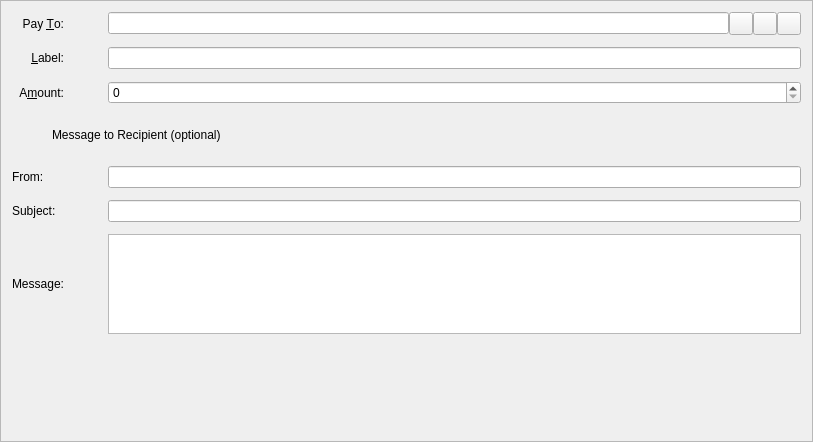
<?xml version="1.0" encoding="UTF-8"?>
<ui version="4.0">
 <class>SendCoinsEntry</class>
 <widget class="QFrame" name="SendCoinsEntry">
  <property name="geometry">
   <rect>
    <x>0</x>
    <y>0</y>
    <width>813</width>
    <height>442</height>
   </rect>
  </property>
  <property name="windowTitle">
   <string>Form</string>
  </property>
  <property name="styleSheet">
   <string notr="true"/>
  </property>
  <property name="frameShape">
   <enum>QFrame::StyledPanel</enum>
  </property>
  <property name="frameShadow">
   <enum>QFrame::Sunken</enum>
  </property>
  <layout class="QGridLayout" name="gridLayout">
   <property name="spacing">
    <number>12</number>
   </property>
   <item row="3" column="0">
    <widget class="QLabel" name="label_2">
     <property name="text">
      <string>Pay &amp;To:</string>
     </property>
     <property name="alignment">
      <set>Qt::AlignRight|Qt::AlignTrailing|Qt::AlignVCenter</set>
     </property>
     <property name="buddy">
      <cstring>payTo</cstring>
     </property>
    </widget>
   </item>
   <item row="8" column="1">
    <widget class="QPushButton" name="btnSubject">
     <property name="maximumSize">
      <size>
       <width>20</width>
       <height>20</height>
      </size>
     </property>
     <property name="toolTip">
      <string notr="true"/>
     </property>
     <property name="statusTip">
      <string notr="true"/>
     </property>
     <property name="whatsThis">
      <string notr="true"/>
     </property>
     <property name="accessibleName">
      <string notr="true"/>
     </property>
     <property name="accessibleDescription">
      <string notr="true"/>
     </property>
     <property name="styleSheet">
      <string notr="true">border: none;</string>
     </property>
     <property name="icon">
      <iconset>
       <normaloff>:/icons/add+</normaloff>:/icons/add+</iconset>
     </property>
     <property name="shortcut">
      <string notr="true"/>
     </property>
    </widget>
   </item>
   <item row="5" column="0">
    <widget class="QLabel" name="label">
     <property name="text">
      <string>A&amp;mount:</string>
     </property>
     <property name="alignment">
      <set>Qt::AlignRight|Qt::AlignTrailing|Qt::AlignVCenter</set>
     </property>
     <property name="buddy">
      <cstring>payAmount</cstring>
     </property>
    </widget>
   </item>
   <item row="7" column="2">
    <widget class="QLineEdit" name="txtFrom"/>
   </item>
   <item row="3" column="2">
    <layout class="QHBoxLayout" name="payToLayout">
     <property name="spacing">
      <number>0</number>
     </property>
     <item>
      <widget class="QValidatedLineEdit" name="payTo">
       <property name="toolTip">
        <string>The address to send the payment to (e.g. HFu9f1KwW9vJDyygEACYvJRUNEN2SD9am5)</string>
       </property>
       <property name="maxLength">
        <number>34</number>
       </property>
      </widget>
     </item>
     <item>
      <widget class="QToolButton" name="addressBookButton">
       <property name="toolTip">
        <string>Choose address from address book</string>
       </property>
       <property name="text">
        <string/>
       </property>
       <property name="icon">
        <iconset resource="../bitcoin.qrc">
         <normaloff>:/icons/address-book</normaloff>:/icons/address-book</iconset>
       </property>
       <property name="shortcut">
        <string>Alt+A</string>
       </property>
      </widget>
     </item>
     <item>
      <widget class="QToolButton" name="pasteButton">
       <property name="toolTip">
        <string>Paste address from clipboard</string>
       </property>
       <property name="text">
        <string/>
       </property>
       <property name="icon">
        <iconset resource="../bitcoin.qrc">
         <normaloff>:/icons/editpaste</normaloff>:/icons/editpaste</iconset>
       </property>
       <property name="shortcut">
        <string>Alt+P</string>
       </property>
      </widget>
     </item>
     <item>
      <widget class="QToolButton" name="deleteButton">
       <property name="toolTip">
        <string>Remove this recipient</string>
       </property>
       <property name="text">
        <string/>
       </property>
       <property name="icon">
        <iconset resource="../bitcoin.qrc">
         <normaloff>:/icons/remove</normaloff>:/icons/remove</iconset>
       </property>
      </widget>
     </item>
    </layout>
   </item>
   <item row="4" column="2">
    <layout class="QHBoxLayout" name="horizontalLayout_2">
     <property name="spacing">
      <number>0</number>
     </property>
     <item>
      <widget class="QValidatedLineEdit" name="addAsLabel">
       <property name="enabled">
        <bool>true</bool>
       </property>
       <property name="toolTip">
        <string>Enter a label for this address to add it to your address book</string>
       </property>
      </widget>
     </item>
    </layout>
   </item>
   <item row="5" column="2">
    <layout class="QHBoxLayout" name="horizontalLayout_3" stretch="0">
     <property name="spacing">
      <number>0</number>
     </property>
     <property name="leftMargin">
      <number>0</number>
     </property>
     <item>
      <widget class="BitcoinAmountField" name="payAmount"/>
     </item>
    </layout>
   </item>
   <item row="4" column="0">
    <widget class="QLabel" name="label_4">
     <property name="text">
      <string>&amp;Label:</string>
     </property>
     <property name="alignment">
      <set>Qt::AlignRight|Qt::AlignTrailing|Qt::AlignVCenter</set>
     </property>
     <property name="buddy">
      <cstring>addAsLabel</cstring>
     </property>
    </widget>
   </item>
   <item row="10" column="2">
    <widget class="QLabel" name="lblCharRemain">
     <property name="text">
      <string/>
     </property>
    </widget>
   </item>
   <item row="7" column="1">
    <widget class="QPushButton" name="btnFrom">
     <property name="maximumSize">
      <size>
       <width>20</width>
       <height>20</height>
      </size>
     </property>
     <property name="toolTip">
      <string notr="true"/>
     </property>
     <property name="statusTip">
      <string notr="true"/>
     </property>
     <property name="whatsThis">
      <string notr="true"/>
     </property>
     <property name="accessibleName">
      <string notr="true"/>
     </property>
     <property name="accessibleDescription">
      <string notr="true"/>
     </property>
     <property name="styleSheet">
      <string notr="true">border: none;</string>
     </property>
     <property name="icon">
      <iconset>
       <normaloff>:/icons/add+</normaloff>:/icons/add+</iconset>
     </property>
     <property name="shortcut">
      <string notr="true"/>
     </property>
    </widget>
   </item>
   <item row="9" column="2">
    <widget class="QPlainTextEdit" name="txtMessage">
     <property name="maximumSize">
      <size>
       <width>16777215</width>
       <height>100</height>
      </size>
     </property>
     <property name="verticalScrollBarPolicy">
      <enum>Qt::ScrollBarAlwaysOff</enum>
     </property>
     <property name="horizontalScrollBarPolicy">
      <enum>Qt::ScrollBarAlwaysOff</enum>
     </property>
     <property name="plainText">
      <string notr="true"/>
     </property>
    </widget>
   </item>
   <item row="6" column="0" colspan="3">
    <layout class="QHBoxLayout" name="hl_M">
     <property name="spacing">
      <number>0</number>
     </property>
     <property name="leftMargin">
      <number>0</number>
     </property>
     <property name="topMargin">
      <number>3</number>
     </property>
     <property name="rightMargin">
      <number>0</number>
     </property>
     <property name="bottomMargin">
      <number>3</number>
     </property>
     <item>
      <widget class="QLabel" name="lblHMessage">
       <property name="minimumSize">
        <size>
         <width>0</width>
         <height>32</height>
        </size>
       </property>
       <property name="font">
        <font>
         <pointsize>9</pointsize>
         <weight>50</weight>
         <bold>false</bold>
        </font>
       </property>
       <property name="toolTip">
        <string/>
       </property>
       <property name="styleSheet">
        <string notr="true">background-image: url(:/icons/res/icons/message2.png);
background-repeat: no-repeat;</string>
       </property>
       <property name="text">
        <string>Message to Recipient (optional)</string>
       </property>
       <property name="indent">
        <number>40</number>
       </property>
      </widget>
     </item>
    </layout>
   </item>
   <item row="8" column="0">
    <widget class="QLabel" name="lblSubject">
     <property name="text">
      <string>Subject:</string>
     </property>
    </widget>
   </item>
   <item row="9" column="0">
    <widget class="QLabel" name="lblMessage">
     <property name="text">
      <string>Message:</string>
     </property>
    </widget>
   </item>
   <item row="7" column="0">
    <widget class="QLabel" name="lblFrom">
     <property name="text">
      <string>From:</string>
     </property>
    </widget>
   </item>
   <item row="8" column="2">
    <widget class="QLineEdit" name="txtSubject"/>
   </item>
   <item row="11" column="2">
    <spacer name="verticalSpacer">
     <property name="orientation">
      <enum>Qt::Vertical</enum>
     </property>
     <property name="sizeHint" stdset="0">
      <size>
       <width>20</width>
       <height>40</height>
      </size>
     </property>
    </spacer>
   </item>
   <item row="9" column="1">
    <widget class="QPushButton" name="btnMessage">
     <property name="maximumSize">
      <size>
       <width>20</width>
       <height>20</height>
      </size>
     </property>
     <property name="toolTip">
      <string notr="true"/>
     </property>
     <property name="statusTip">
      <string notr="true"/>
     </property>
     <property name="whatsThis">
      <string notr="true"/>
     </property>
     <property name="accessibleName">
      <string notr="true"/>
     </property>
     <property name="accessibleDescription">
      <string notr="true"/>
     </property>
     <property name="styleSheet">
      <string notr="true">border: none;</string>
     </property>
     <property name="icon">
      <iconset>
       <normaloff>:/icons/add+</normaloff>:/icons/add+</iconset>
     </property>
     <property name="shortcut">
      <string notr="true"/>
     </property>
    </widget>
   </item>
  </layout>
 </widget>
 <customwidgets>
  <customwidget>
   <class>BitcoinAmountField</class>
   <extends>QSpinBox</extends>
   <header>bitcoinamountfield.h</header>
   <container>1</container>
  </customwidget>
  <customwidget>
   <class>QValidatedLineEdit</class>
   <extends>QLineEdit</extends>
   <header>qvalidatedlineedit.h</header>
  </customwidget>
 </customwidgets>
 <resources>
  <include location="../bitcoin.qrc"/>
 </resources>
 <connections/>
</ui>
